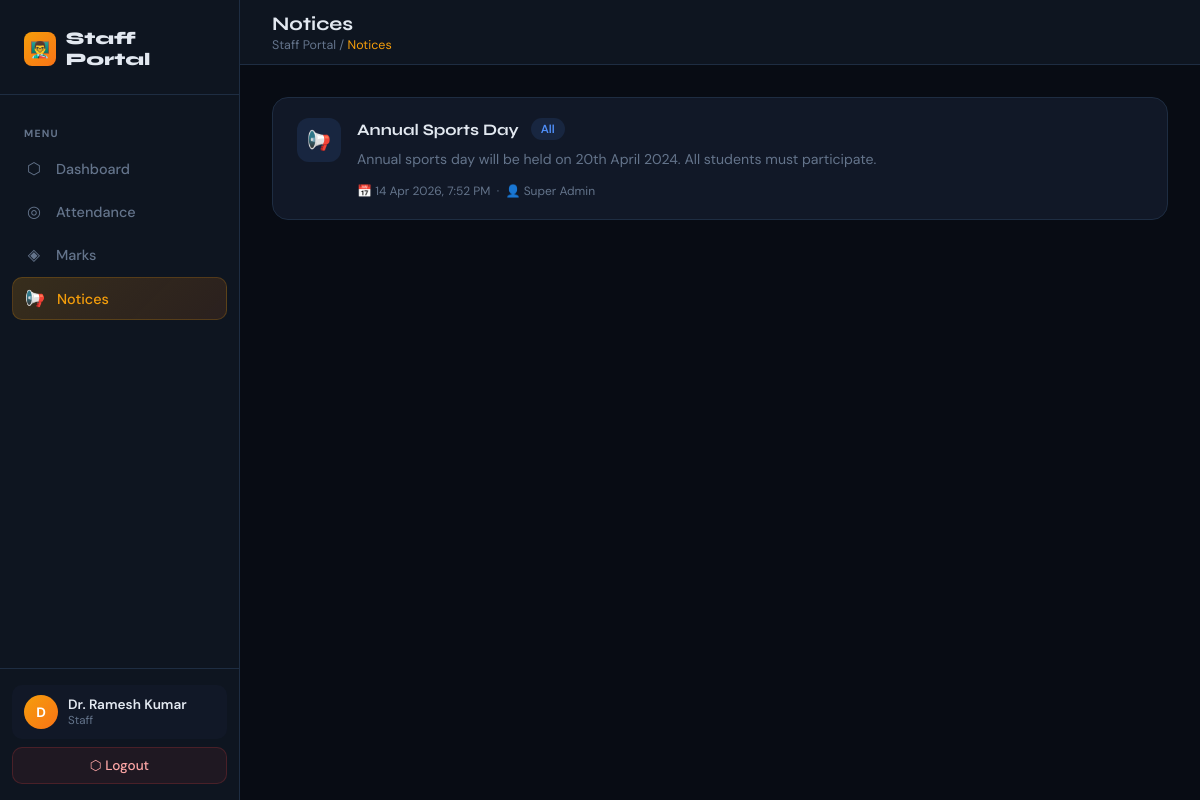
The app's page /staff/notices.php (signed in) with its own data.
### tables this page shows
CREATE TABLE IF NOT EXISTS notices (
    id INT AUTO_INCREMENT PRIMARY KEY,
    title VARCHAR(200) NOT NULL,
    content TEXT NOT NULL,
    posted_by INT,
    target ENUM('All','Students','Staffs') DEFAULT 'All',
    target_class VARCHAR(50),
    created_at TIMESTAMP DEFAULT CURRENT_TIMESTAMP
);

### staff/notices.php (the view, shortened to what this page needs)
<?php
require_once '../includes/staff_header.php';
$db = getDB();
$notices = $db->query("SELECT n.*, a.name as posted_by_name FROM notices n LEFT JOIN admins a ON n.posted_by=a.id WHERE n.target IN ('All','Staffs') ORDER BY n.created_at DESC");
?>
<?php if ($notices->num_rows === 0): ?>
<div style="text-align:center;padding:80px 40px;color:var(--muted);">
  <div style="font-size:3rem;margin-bottom:16px;">📢</div>
  <div style="font-size:1rem;">No notices available at the moment.</div>
</div>
<?php else: ?>
<div style="display:grid;gap:16px;">
  <?php while ($n = $notices->fetch_assoc()): ?>
  <div class="panel">
    <div class="panel-body" style="padding:20px 24px;">
      <div style="display:flex;align-items:flex-start;gap:16px;">
        <div style="width:44px;height:44px;border-radius:12px;background:rgba(79,142,247,.12);display:flex;align-items:center;justify-content:center;font-size:1.2rem;flex-shrink:0;">
          📢
        </div>
        <div style="flex:1;">
          <div style="display:flex;align-items:center;gap:12px;margin-bottom:8px;">
            <h3 style="font-family:'Syne',sans-serif;font-size:1rem;"><?= htmlspecialchars($n['title']) ?></h3>
            <span class="badge badge-blue"><?= $n['target'] ?></span>
          </div>
          <p style="font-size:.88rem;color:var(--muted);line-height:1.6;margin-bottom:12px;"><?= nl2br(htmlspecialchars($n['content'])) ?></p>
          <div style="font-size:.75rem;color:var(--muted);">
            📅 <?= date('d M Y, g:i A', strtotime($n['created_at'])) ?>
            &nbsp;·&nbsp; 👤 <?= htmlspecialchars($n['posted_by_name'] ?? 'Admin') ?>
          </div>
        </div>
      </div>
    </div>
  </div>
  <?php endwhile; ?>
</div>
<?php endif; ?>
  </div>
</div>
</body>
</html>

### includes/staff_header.php (style rules this page uses)
*, *::before, *::after { box-sizing: border-box; margin: 0; padding: 0; }
:root { --bg: #080c14; --surface: #0e1520; --card: #111827; --card2: #141f30; --border: #1e2d42; --accent: #f59e0b; --accent2: #f97316; --blue: #4f8ef7; --gold: #f59e0b; --green: #10b981; --red: #ef4444; --orange: #f97316; --text: #e2e8f0; --muted: #64748b; --sidebar-w: 240px; }
html, body { height: 100%; font-family: 'DM Sans', sans-serif; background: var(--bg); color: var(--text); }
.panel { background: var(--card); border: 1px solid var(--border); border-radius: 16px; overflow: hidden; }
.panel-body { padding: 20px 24px 24px; }
.badge { display: inline-flex; align-items: center; padding: 3px 10px; border-radius: 100px; font-size: .73rem; font-weight: 600; }
.badge-blue { background: rgba(79,142,247,.12); color: var(--blue); }

### records on screen
notices: title "Annual Sports Day", target "All", content "Annual sports day will be held on 20th April 2024. All students must participate.", created_at "14 Apr 2026, 7:52 PM", admins.name "Super Admin"

### other values on screen
$item['icon'] "⬡"
$item['label'] "Dashboard"
$item['icon'] "◎"
$item['label'] "Attendance"
$item['icon'] "◈"
$item['label'] "Marks"
$item['icon'] "📢"
$item['label'] "Notices"
substr($staff_name, 0, 1) "D"
$staff_name "Dr. Ramesh Kumar"
$page_title "Notices"
